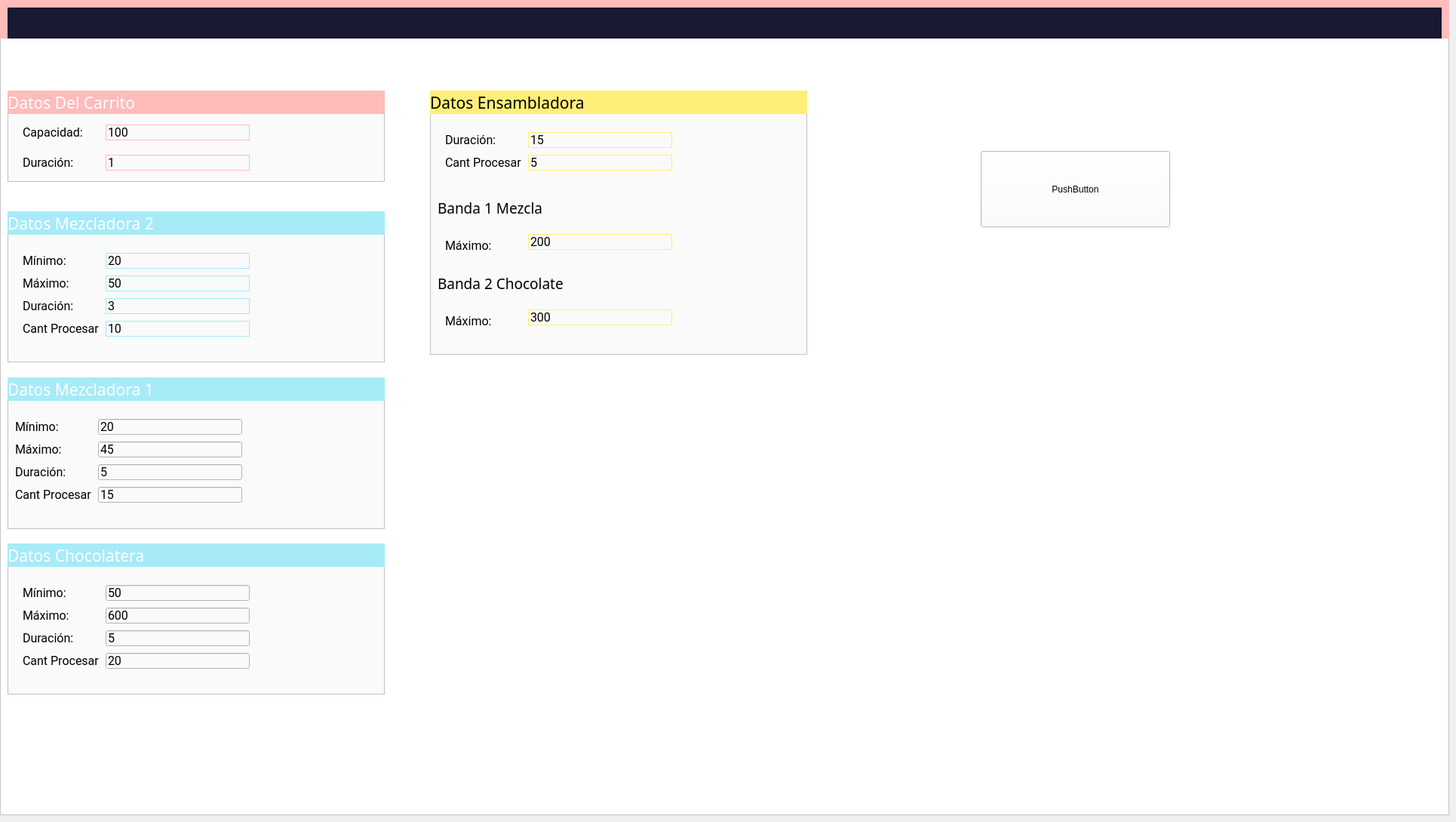
    <widget class="QWidget" name="dataPage">
     <widget class="QFrame" name="dataPanel">
      <property name="geometry">
       <rect>
        <x>0</x>
        <y>0</y>
        <width>1921</width>
        <height>1080</height>
       </rect>
      </property>
      <property name="styleSheet">
       <string notr="true">background-color:rgb(255, 255, 255);</string>
      </property>
      <property name="frameShape">
       <enum>QFrame::StyledPanel</enum>
      </property>
      <property name="frameShadow">
       <enum>QFrame::Raised</enum>
      </property>
      <widget class="QFrame" name="frame_12">
       <property name="geometry">
        <rect>
         <x>10</x>
         <y>120</y>
         <width>500</width>
         <height>121</height>
        </rect>
       </property>
       <property name="styleSheet">
        <string notr="true">background-color:rgb(250,250,250);</string>
       </property>
       <property name="frameShape">
        <enum>QFrame::StyledPanel</enum>
       </property>
       <property name="frameShadow">
        <enum>QFrame::Raised</enum>
       </property>
       <widget class="QLabel" name="label_4">
        <property name="geometry">
         <rect>
          <x>20</x>
          <y>80</y>
          <width>91</width>
          <height>31</height>
         </rect>
        </property>
        <property name="font">
         <font>
          <family>Roboto</family>
          <pointsize>12</pointsize>
         </font>
        </property>
        <property name="text">
         <string>Duración:</string>
        </property>
       </widget>
       <widget class="QLineEdit" name="txtDurationCar">
        <property name="geometry">
         <rect>
          <x>130</x>
          <y>85</y>
          <width>191</width>
          <height>21</height>
         </rect>
        </property>
        <property name="font">
         <font>
          <family>Roboto</family>
          <pointsize>12</pointsize>
         </font>
        </property>
        <property name="styleSheet">
         <string notr="true">border-width: 1px;
border-style: solid;
border-color: rgb(254, 188, 187);;</string>
        </property>
        <property name="text">
         <string>1</string>
        </property>
       </widget>
       <widget class="QLineEdit" name="txtCapacidadCar">
        <property name="geometry">
         <rect>
          <x>130</x>
          <y>45</y>
          <width>191</width>
          <height>21</height>
         </rect>
        </property>
        <property name="font">
         <font>
          <family>Roboto</family>
          <pointsize>12</pointsize>
         </font>
        </property>
        <property name="styleSheet">
         <string notr="true">border-width: 1px;
border-style: solid;
border-color: rgb(254, 188, 187);;</string>
        </property>
        <property name="text">
         <string>100</string>
        </property>
       </widget>
       <widget class="QLabel" name="label_2">
        <property name="geometry">
         <rect>
          <x>20</x>
          <y>40</y>
          <width>91</width>
          <height>31</height>
         </rect>
        </property>
        <property name="font">
         <font>
          <family>Roboto</family>
          <pointsize>12</pointsize>
         </font>
        </property>
        <property name="text">
         <string>Capacidad:</string>
        </property>
       </widget>
       <widget class="QLabel" name="label">
        <property name="geometry">
         <rect>
          <x>0</x>
          <y>0</y>
          <width>500</width>
          <height>31</height>
         </rect>
        </property>
        <property name="font">
         <font>
          <family>Doppio One</family>
          <pointsize>16</pointsize>
          <weight>50</weight>
          <bold>false</bold>
         </font>
        </property>
        <property name="styleSheet">
         <string notr="true">color: white;
background-color:rgb(254, 188, 187);
</string>
        </property>
        <property name="text">
         <string>Datos Del Carrito</string>
        </property>
       </widget>
      </widget>
      <widget class="QFrame" name="frame_13">
       <property name="geometry">
        <rect>
         <x>10</x>
         <y>500</y>
         <width>500</width>
         <height>201</height>
        </rect>
       </property>
       <property name="styleSheet">
        <string notr="true">background-color:rgb(250,250,250);</string>
       </property>
       <property name="frameShape">
        <enum>QFrame::StyledPanel</enum>
       </property>
       <property name="frameShadow">
        <enum>QFrame::Raised</enum>
       </property>
       <widget class="QLabel" name="label_8">
        <property name="geometry">
         <rect>
          <x>0</x>
          <y>0</y>
          <width>501</width>
          <height>31</height>
         </rect>
        </property>
        <property name="font">
         <font>
          <family>Doppio One</family>
          <pointsize>16</pointsize>
         </font>
        </property>
        <property name="styleSheet">
         <string notr="true">color: white;
background-color:rgb(167, 235, 248);</string>
        </property>
        <property name="text">
         <string>Datos Mezcladora 1</string>
        </property>
       </widget>
       <widget class="QLineEdit" name="txtCantProcesarMezcladora1">
        <property name="geometry">
         <rect>
          <x>120</x>
          <y>145</y>
          <width>191</width>
          <height>21</height>
         </rect>
        </property>
        <property name="font">
         <font>
          <family>Roboto</family>
          <pointsize>12</pointsize>
         </font>
        </property>
        <property name="text">
         <string>15</string>
        </property>
       </widget>
       <widget class="QLabel" name="label_9">
        <property name="geometry">
         <rect>
          <x>10</x>
          <y>140</y>
          <width>101</width>
          <height>31</height>
         </rect>
        </property>
        <property name="font">
         <font>
          <family>Roboto</family>
          <pointsize>12</pointsize>
         </font>
        </property>
        <property name="text">
         <string>Cant Procesar</string>
        </property>
       </widget>
       <widget class="QLineEdit" name="txtMaxMecladora1">
        <property name="geometry">
         <rect>
          <x>120</x>
          <y>85</y>
          <width>191</width>
          <height>21</height>
         </rect>
        </property>
        <property name="font">
         <font>
          <family>Roboto</family>
          <pointsize>12</pointsize>
         </font>
        </property>
        <property name="text">
         <string>45</string>
        </property>
       </widget>
       <widget class="QLineEdit" name="txtDurationMecladora1">
        <property name="geometry">
         <rect>
          <x>120</x>
          <y>115</y>
          <width>191</width>
          <height>21</height>
         </rect>
        </property>
        <property name="font">
         <font>
          <family>Roboto</family>
          <pointsize>12</pointsize>
         </font>
        </property>
        <property name="text">
         <string>5</string>
        </property>
       </widget>
       <widget class="QLabel" name="label_7">
        <property name="geometry">
         <rect>
          <x>10</x>
          <y>50</y>
          <width>91</width>
          <height>31</height>
         </rect>
        </property>
        <property name="font">
         <font>
          <family>Roboto</family>
          <pointsize>12</pointsize>
         </font>
        </property>
        <property name="text">
         <string>Mínimo: </string>
        </property>
       </widget>
       <widget class="QLineEdit" name="txtMinMezcladora1">
        <property name="geometry">
         <rect>
          <x>120</x>
          <y>55</y>
          <width>191</width>
          <height>21</height>
         </rect>
        </property>
        <property name="font">
         <font>
          <family>Roboto</family>
          <pointsize>12</pointsize>
         </font>
        </property>
        <property name="text">
         <string>20</string>
        </property>
       </widget>
       <widget class="QLabel" name="label_6">
        <property name="geometry">
         <rect>
          <x>10</x>
          <y>80</y>
          <width>91</width>
          <height>31</height>
         </rect>
        </property>
        <property name="font">
         <font>
          <family>Roboto</family>
          <pointsize>12</pointsize>
         </font>
        </property>
        <property name="text">
         <string>Máximo:</string>
        </property>
       </widget>
       <widget class="QLabel" name="label_5">
        <property name="geometry">
         <rect>
          <x>10</x>
          <y>110</y>
          <width>91</width>
          <height>31</height>
         </rect>
        </property>
        <property name="font">
         <font>
          <family>Roboto</family>
          <pointsize>12</pointsize>
         </font>
        </property>
        <property name="text">
         <string>Duración:</string>
        </property>
       </widget>
      </widget>
      <widget class="QFrame" name="frame_14">
       <property name="geometry">
        <rect>
         <x>10</x>
         <y>280</y>
         <width>500</width>
         <height>200</height>
        </rect>
       </property>
       <property name="styleSheet">
        <string notr="true">background-color:rgb(250,250,250);</string>
       </property>
       <property name="frameShape">
        <enum>QFrame::StyledPanel</enum>
       </property>
       <property name="frameShadow">
        <enum>QFrame::Raised</enum>
       </property>
       <widget class="QLabel" name="label_14">
        <property name="geometry">
         <rect>
          <x>0</x>
          <y>0</y>
          <width>500</width>
          <height>31</height>
         </rect>
        </property>
        <property name="font">
         <font>
          <family>Doppio One</family>
          <pointsize>16</pointsize>
          <weight>50</weight>
          <bold>false</bold>
         </font>
        </property>
        <property name="styleSheet">
         <string notr="true">color: white;
background-color:rgb(167, 235, 248);</string>
        </property>
        <property name="text">
         <string>Datos Mezcladora 2</string>
        </property>
       </widget>
       <widget class="QLineEdit" name="txtMaxMecladora2">
        <property name="geometry">
         <rect>
          <x>130</x>
          <y>85</y>
          <width>191</width>
          <height>21</height>
         </rect>
        </property>
        <property name="font">
         <font>
          <family>Roboto</family>
          <pointsize>12</pointsize>
         </font>
        </property>
        <property name="styleSheet">
         <string notr="true">border-width: 1px;
border-style: solid;
border-color: rgb(167, 235, 248);</string>
        </property>
        <property name="text">
         <string>50</string>
        </property>
       </widget>
       <widget class="QLabel" name="label_12">
        <property name="geometry">
         <rect>
          <x>20</x>
          <y>110</y>
          <width>91</width>
          <height>31</height>
         </rect>
        </property>
        <property name="font">
         <font>
          <family>Roboto</family>
          <pointsize>12</pointsize>
         </font>
        </property>
        <property name="text">
         <string>Duración:</string>
        </property>
       </widget>
       <widget class="QLabel" name="label_11">
        <property name="geometry">
         <rect>
          <x>20</x>
          <y>80</y>
          <width>91</width>
          <height>31</height>
         </rect>
        </property>
        <property name="font">
         <font>
          <family>Roboto</family>
          <pointsize>12</pointsize>
         </font>
        </property>
        <property name="text">
         <string>Máximo:</string>
        </property>
       </widget>
       <widget class="QLabel" name="label_10">
        <property name="geometry">
         <rect>
          <x>20</x>
          <y>140</y>
          <width>101</width>
          <height>31</height>
         </rect>
        </property>
        <property name="font">
         <font>
          <family>Roboto</family>
          <pointsize>12</pointsize>
         </font>
        </property>
        <property name="text">
         <string>Cant Procesar</string>
        </property>
       </widget>
       <widget class="QLineEdit" name="txtCantProcesarMezcladora2">
        <property name="geometry">
         <rect>
          <x>130</x>
          <y>145</y>
          <width>191</width>
          <height>21</height>
         </rect>
        </property>
        <property name="font">
         <font>
          <family>Roboto</family>
          <pointsize>12</pointsize>
         </font>
        </property>
        <property name="styleSheet">
         <string notr="true">border-width: 1px;
border-style: solid;
border-color: rgb(167, 235, 248);</string>
        </property>
        <property name="text">
         <string>10</string>
        </property>
       </widget>
       <widget class="QLabel" name="label_13">
        <property name="geometry">
         <rect>
          <x>20</x>
          <y>50</y>
          <width>91</width>
          <height>31</height>
         </rect>
        </property>
        <property name="font">
         <font>
          <family>Roboto</family>
          <pointsize>12</pointsize>
         </font>
        </property>
        <property name="text">
         <string>Mínimo: </string>
        </property>
       </widget>
       <widget class="QLineEdit" name="txtMinMezcladora2">
        <property name="geometry">
         <rect>
          <x>130</x>
          <y>55</y>
          <width>191</width>
          <height>21</height>
         </rect>
        </property>
        <property name="font">
         <font>
          <family>Roboto</family>
          <pointsize>12</pointsize>
         </font>
        </property>
        <property name="styleSheet">
         <string notr="true">border-width: 1px;
border-style: solid;
border-color: rgb(167, 235, 248);</string>
        </property>
        <property name="text">
         <string>20</string>
        </property>
       </widget>
       <widget class="QLineEdit" name="txttDurationMecladora2">
        <property name="geometry">
         <rect>
          <x>130</x>
          <y>115</y>
          <width>191</width>
          <height>21</height>
         </rect>
        </property>
        <property name="font">
         <font>
          <family>Roboto</family>
          <pointsize>12</pointsize>
         </font>
        </property>
        <property name="styleSheet">
         <string notr="true">border-width: 1px;
border-style: solid;
border-color: rgb(167, 235, 248);</string>
        </property>
        <property name="text">
         <string>3</string>
        </property>
       </widget>
      </widget>
      <widget class="QFrame" name="frame_15">
       <property name="geometry">
        <rect>
         <x>10</x>
         <y>720</y>
         <width>500</width>
         <height>200</height>
        </rect>
       </property>
       <property name="styleSheet">
        <string notr="true">background-color:rgb(250,250,250);</string>
       </property>
       <property name="frameShape">
        <enum>QFrame::StyledPanel</enum>
       </property>
       <property name="frameShadow">
        <enum>QFrame::Raised</enum>
       </property>
       <widget class="QLabel" name="label_19">
        <property name="geometry">
         <rect>
          <x>0</x>
          <y>0</y>
          <width>500</width>
          <height>31</height>
         </rect>
        </property>
        <property name="font">
         <font>
          <family>Doppio One</family>
          <pointsize>16</pointsize>
          <weight>50</weight>
          <bold>false</bold>
         </font>
        </property>
        <property name="styleSheet">
         <string notr="true">color: white;
background-color:rgb(167, 235, 248);</string>
        </property>
        <property name="text">
         <string>Datos Chocolatera</string>
        </property>
       </widget>
       <widget class="QLineEdit" name="txtMinChocolatera">
        <property name="geometry">
         <rect>
          <x>130</x>
          <y>55</y>
          <width>191</width>
          <height>21</height>
         </rect>
        </property>
        <property name="font">
         <font>
          <family>Roboto</family>
          <pointsize>12</pointsize>
         </font>
        </property>
        <property name="text">
         <string>50</string>
        </property>
       </widget>
       <widget class="QLabel" name="label_15">
        <property name="geometry">
         <rect>
          <x>20</x>
          <y>140</y>
          <width>101</width>
          <height>31</height>
         </rect>
        </property>
        <property name="font">
         <font>
          <family>Roboto</family>
          <pointsize>12</pointsize>
         </font>
        </property>
        <property name="text">
         <string>Cant Procesar</string>
        </property>
       </widget>
       <widget class="QLineEdit" name="txtDurationChocolatera">
        <property name="geometry">
         <rect>
          <x>130</x>
          <y>115</y>
          <width>191</width>
          <height>21</height>
         </rect>
        </property>
        <property name="font">
         <font>
          <family>Roboto</family>
          <pointsize>12</pointsize>
         </font>
        </property>
        <property name="text">
         <string>5</string>
        </property>
       </widget>
       <widget class="QLabel" name="label_18">
        <property name="geometry">
         <rect>
          <x>20</x>
          <y>50</y>
          <width>91</width>
          <height>31</height>
         </rect>
        </property>
        <property name="font">
         <font>
          <family>Roboto</family>
          <pointsize>12</pointsize>
         </font>
        </property>
        <property name="text">
         <string>Mínimo: </string>
        </property>
       </widget>
       <widget class="QLineEdit" name="txtCantProcesarChocolatera">
        <property name="geometry">
         <rect>
          <x>130</x>
          <y>145</y>
          <width>191</width>
          <height>21</height>
         </rect>
        </property>
        <property name="font">
         <font>
          <family>Roboto</family>
          <pointsize>12</pointsize>
         </font>
        </property>
        <property name="text">
         <string>20</string>
        </property>
       </widget>
       <widget class="QLabel" name="label_16">
        <property name="geometry">
         <rect>
          <x>20</x>
          <y>80</y>
          <width>91</width>
          <height>31</height>
         </rect>
        </property>
        <property name="font">
         <font>
          <family>Roboto</family>
          <pointsize>12</pointsize>
         </font>
        </property>
        <property name="text">
         <string>Máximo:</string>
        </property>
       </widget>
       <widget class="QLabel" name="label_17">
        <property name="geometry">
         <rect>
          <x>20</x>
          <y>110</y>
          <width>91</width>
          <height>31</height>
         </rect>
        </property>
        <property name="font">
         <font>
          <family>Roboto</family>
          <pointsize>12</pointsize>
         </font>
        </property>
        <property name="text">
         <string>Duración:</string>
        </property>
       </widget>
       <widget class="QLineEdit" name="txtMaxChocolatera">
        <property name="geometry">
         <rect>
          <x>130</x>
          <y>85</y>
          <width>191</width>
          <height>21</height>
         </rect>
        </property>
        <property name="font">
         <font>
          <family>Roboto</family>
          <pointsize>12</pointsize>
         </font>
        </property>
        <property name="text">
         <string>600</string>
        </property>
       </widget>
      </widget>
      <widget class="QFrame" name="frame_11">
       <property name="geometry">
        <rect>
         <x>0</x>
         <y>0</y>
         <width>1921</width>
         <height>51</height>
        </rect>
       </property>
       <property name="frameShape">
        <enum>QFrame::StyledPanel</enum>
       </property>
       <property name="frameShadow">
        <enum>QFrame::Raised</enum>
       </property>
       <widget class="QLabel" name="label_20">
        <property name="geometry">
         <rect>
          <x>0</x>
          <y>0</y>
          <width>1931</width>
          <height>61</height>
         </rect>
        </property>
        <property name="font">
         <font>
          <family>Roboto</family>
          <pointsize>12</pointsize>
         </font>
        </property>
        <property name="styleSheet">
         <string notr="true">background-color:rgb(254, 188, 187);</string>
        </property>
        <property name="text">
         <string/>
        </property>
       </widget>
       <widget class="QLabel" name="label_22">
        <property name="geometry">
         <rect>
          <x>10</x>
          <y>10</y>
          <width>1901</width>
          <height>51</height>
         </rect>
        </property>
        <property name="font">
         <font>
          <family>Roboto</family>
          <pointsize>12</pointsize>
         </font>
        </property>
        <property name="styleSheet">
         <string notr="true">
background-color:rgb(25,25,50);</string>
        </property>
        <property name="text">
         <string/>
        </property>
       </widget>
      </widget>
      <widget class="QFrame" name="frame_16">
       <property name="geometry">
        <rect>
         <x>570</x>
         <y>120</y>
         <width>500</width>
         <height>350</height>
        </rect>
       </property>
       <property name="styleSheet">
        <string notr="true">background-color:rgb(250,250,250);</string>
       </property>
       <property name="frameShape">
        <enum>QFrame::StyledPanel</enum>
       </property>
       <property name="frameShadow">
        <enum>QFrame::Raised</enum>
       </property>
       <widget class="QLabel" name="label_21">
        <property name="geometry">
         <rect>
          <x>0</x>
          <y>0</y>
          <width>500</width>
          <height>31</height>
         </rect>
        </property>
        <property name="font">
         <font>
          <family>Doppio One</family>
          <pointsize>16</pointsize>
          <weight>50</weight>
          <bold>false</bold>
         </font>
        </property>
        <property name="styleSheet">
         <string notr="true">color: black;
background-color:rgb(255, 239, 120);</string>
        </property>
        <property name="text">
         <string>Datos Ensambladora</string>
        </property>
       </widget>
       <widget class="QLineEdit" name="txtMaxBanda2Chocolate">
        <property name="geometry">
         <rect>
          <x>130</x>
          <y>290</y>
          <width>191</width>
          <height>21</height>
         </rect>
        </property>
        <property name="font">
         <font>
          <family>Roboto</family>
          <pointsize>12</pointsize>
         </font>
        </property>
        <property name="styleSheet">
         <string notr="true">border-width: 1px;
border-style: solid;
border-color: rgb(255, 239, 120);</string>
        </property>
        <property name="text">
         <string>300</string>
        </property>
       </widget>
       <widget class="QLabel" name="label_23">
        <property name="geometry">
         <rect>
          <x>20</x>
          <y>50</y>
          <width>91</width>
          <height>31</height>
         </rect>
        </property>
        <property name="font">
         <font>
          <family>Roboto</family>
          <pointsize>12</pointsize>
         </font>
        </property>
        <property name="text">
         <string>Duración:</string>
        </property>
       </widget>
       <widget class="QLabel" name="label_24">
        <property name="geometry">
         <rect>
          <x>20</x>
          <y>290</y>
          <width>91</width>
          <height>31</height>
         </rect>
        </property>
        <property name="font">
         <font>
          <family>Roboto</family>
          <pointsize>12</pointsize>
         </font>
        </property>
        <property name="text">
         <string>Máximo:</string>
        </property>
       </widget>
       <widget class="QLabel" name="label_25">
        <property name="geometry">
         <rect>
          <x>20</x>
          <y>80</y>
          <width>101</width>
          <height>31</height>
         </rect>
        </property>
        <property name="font">
         <font>
          <family>Roboto</family>
          <pointsize>12</pointsize>
         </font>
        </property>
        <property name="text">
         <string>Cant Procesar</string>
        </property>
       </widget>
       <widget class="QLineEdit" name="txtCantProcesarAssembler">
        <property name="geometry">
         <rect>
          <x>130</x>
          <y>85</y>
          <width>191</width>
          <height>21</height>
         </rect>
        </property>
        <property name="font">
         <font>
          <family>Roboto</family>
          <pointsize>12</pointsize>
         </font>
        </property>
        <property name="styleSheet">
         <string notr="true">border-width: 1px;
border-style: solid;
border-color: rgb(255, 239, 120);</string>
        </property>
        <property name="text">
         <string>5</string>
        </property>
       </widget>
       <widget class="QLabel" name="label_26">
        <property name="geometry">
         <rect>
          <x>20</x>
          <y>190</y>
          <width>91</width>
          <height>31</height>
         </rect>
        </property>
        <property name="font">
         <font>
          <family>Roboto</family>
          <pointsize>12</pointsize>
         </font>
        </property>
        <property name="text">
         <string>Máximo:</string>
        </property>
       </widget>
       <widget class="QLineEdit" name="txtMaxBanda1Mezcla">
        <property name="geometry">
         <rect>
          <x>130</x>
          <y>190</y>
          <width>191</width>
          <height>21</height>
         </rect>
        </property>
        <property name="font">
         <font>
          <family>Roboto</family>
          <pointsize>12</pointsize>
         </font>
        </property>
        <property name="styleSheet">
         <string notr="true">border-width: 1px;
border-style: solid;
border-color: rgb(255, 239, 120);</string>
        </property>
        <property name="text">
         <string>200</string>
        </property>
       </widget>
       <widget class="QLineEdit" name="txtDurationAssembler">
        <property name="geometry">
         <rect>
          <x>130</x>
          <y>55</y>
          <width>191</width>
          <height>21</height>
         </rect>
        </property>
        <property name="font">
         <font>
          <family>Roboto</family>
          <pointsize>12</pointsize>
         </font>
        </property>
        <property name="styleSheet">
         <string notr="true">border-width: 1px;
border-style: solid;
border-color: rgb(255, 239, 120);</string>
        </property>
        <property name="text">
         <string>15</string>
        </property>
       </widget>
       <widget class="QLabel" name="label_27">
        <property name="geometry">
         <rect>
          <x>10</x>
          <y>140</y>
          <width>141</width>
          <height>31</height>
         </rect>
        </property>
        <property name="font">
         <font>
          <family>Doppio One</family>
          <pointsize>14</pointsize>
         </font>
        </property>
        <property name="styleSheet">
         <string notr="true"/>
        </property>
        <property name="text">
         <string>Banda 1 Mezcla</string>
        </property>
       </widget>
       <widget class="QLabel" name="label_28">
        <property name="geometry">
         <rect>
          <x>10</x>
          <y>240</y>
          <width>171</width>
          <height>31</height>
         </rect>
        </property>
        <property name="font">
         <font>
          <family>Doppio One</family>
          <pointsize>14</pointsize>
         </font>
        </property>
        <property name="styleSheet">
         <string notr="true"/>
        </property>
        <property name="text">
         <string>Banda 2 Chocolate</string>
        </property>
       </widget>
      </widget>
      <widget class="QPushButton" name="btnGoToSimulation">
       <property name="geometry">
        <rect>
         <x>1300</x>
         <y>200</y>
         <width>251</width>
         <height>101</height>
        </rect>
       </property>
       <property name="text">
        <string>PushButton</string>
       </property>
      </widget>
     </widget>
    </widget>
